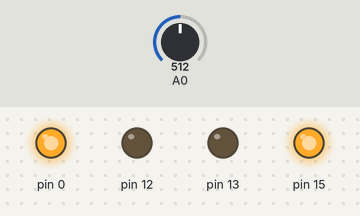
A sketch run on a simulated Arduino Uno, built with avr-gcc and run on an emulated ATmega328P. Shown: output pins drawn as LEDs (lit = HIGH). The test bench sets the inputs (shaded band); at power-on: A0 = 512.

Above: at 1.2 s.
1.3 s: A0 set to 488
At 1.9 s:
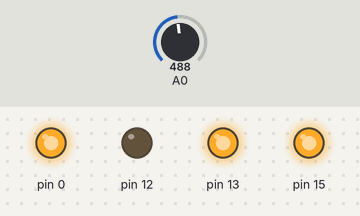
2.8 s: A0 set to 257
4.3 s: A0 set to 242
At 5.3 s:
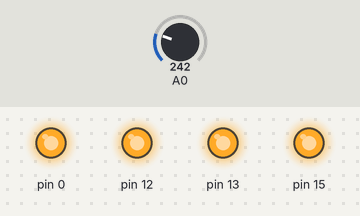
5.8 s: A0 set to 760
At 6.5 s:
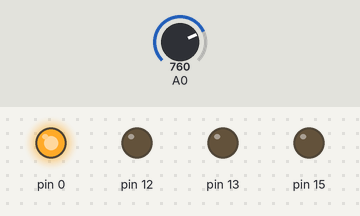
7.3 s: A0 set to 982
8.8 s: A0 set to 1017
At 10.0 s:
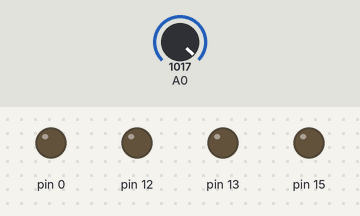
Timing chart, 0 to 11.3 s (numbered marks = the images above; inputs shaded):
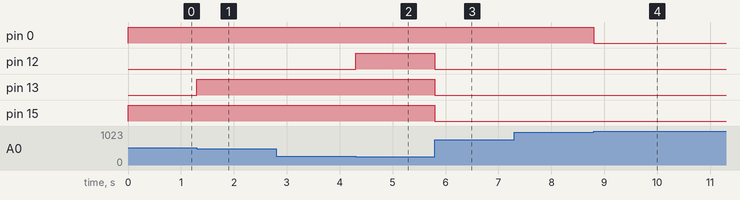

Measured:
- the behaviour switches between 500 and 499 on A0 (found by bisection; images 0 and 1)
- the behaviour switches between 250 and 249 on A0 (found by bisection; images 1 and 2)
- the behaviour switches between 999 and 1000 on A0 (found by bisection; images 3 and 4)
- after the input at 1.3 s, pin 13: LOW → HIGH at once
- after the input at 2.8 s, every drawn part: stays the same
- after the input at 4.3 s, pin 12: LOW → HIGH at once
- after the input at 5.8 s, pin 12, pin 13, pin 15: HIGH → LOW at once
- after the input at 7.3 s, every drawn part: stays the same
- after the input at 8.8 s, pin 0: HIGH → LOW at once

The sketch:

sketch_nov19a.ino
```cpp
void setup() {
    // put your setup code here, to run once:
    pinMode(12, OUTPUT);
    pinMode(13, OUTPUT);
    pinMode(15, OUTPUT);
    pinMode(0, OUTPUT);
}

void loop() {
    // put your main code here, to run repeatedly:
    int analogValue = analogRead(A0);
    if(analogValue < 250)
        digitalWrite(12, HIGH);
    else
        digitalWrite(12, LOW);
    if(analogValue < 500)
        digitalWrite(13, HIGH);
    else
        digitalWrite(13, LOW);
    if(analogValue < 750)
        digitalWrite(15, HIGH);
    else
        digitalWrite(15, LOW);
    if(analogValue < 1000)
        digitalWrite(0, HIGH);
    else
        digitalWrite(0, LOW);
}
```
